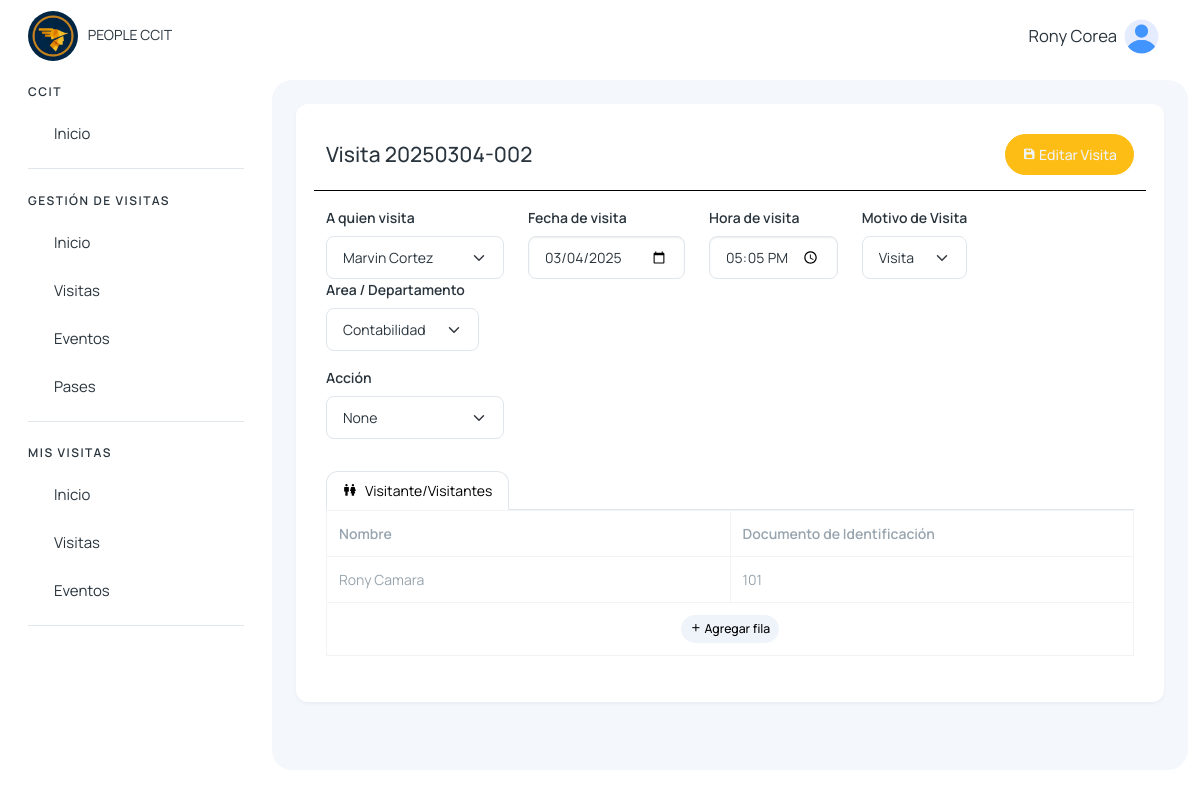
Page /detalle_visita_agendada/34 (signed in) on the committed database.
### visitantes/models.py (models this page shows, shortened)
class Visita(models.Model):
    cod_visita = models.CharField(max_length=50, unique=True)
    visitante = models.CharField(max_length=500)
    motivo = models.TextField()
    accion = models.TextField(null=True, blank=True)
    tipo = models.TextField()
    agendado_presente = models.CharField(max_length=500, null=True, blank=True)
    estado_visitante = models.CharField(max_length=500, null=True, blank=True)
    area_departamento = models.CharField(max_length=255)
    persona_visitada = models.CharField(max_length=255)
    fecha_visita = models.DateField()
    hora_ingreso = models.TimeField()
    hora_salida = models.TimeField(null=True, blank=True)
    usuario_registro = models.CharField(max_length=50)
    num_pase = models.CharField(max_length=50, null=True, blank=True)
    foto_documento_identificacion = models.ImageField(upload_to='visitantes/', blank=True, null=True)
    created_at = models.DateTimeField(auto_now_add=True)
    updated_at = models.DateTimeField(auto_now=True)

class VisitanesVisita(models.Model):
    cod_visita = models.CharField(max_length=50)
    nombre = models.CharField(max_length=255)
    documento_identificacion = models.CharField(max_length=50)
    created_at = models.DateTimeField(auto_now_add=True)
    updated_at = models.DateTimeField(auto_now=True)

### colaboradores/views.py (the view)
# urls.py: path('detalle_visita_agendada/<int:id>', views.detalle_visita_agendada, name='detalle_visita_agendada'),
@login_required
def detalle_visita_agendada(request,id):
    visita = Visita.objects.get(id=id)
    visitantes_visita = VisitanesVisita.objects.filter(cod_visita=visita.cod_visita)
    motivos = MotivoVisita.objects.filter(estado='activo')
    acciones = AccionVisita.objects.filter(estado='activo')
    colaboradores = Colaborador.objects.filter(estado='activo')
    areasdeptos = AreaDepto.objects.filter(estado='activo')
    pases = PaseAcceso.objects.filter(Q(estado='activo') & Q(estado_pase='Disponible'))
    return render(request, 'visitantes/colaborador/detalle_visita_agendada.html', {
        'motivos': motivos,
        'acciones': acciones,
        'colaboradores': colaboradores,
        'areasdeptos': areasdeptos,
        'pases': pases,
        'visita': visita,
        'visitantes_visita': visitantes_visita,
    })

### visitantes/context_processors.py (called while the page is built)
def grupos_usuario(request):
    if request.user.is_authenticated:
        grupos = request.user.groups.all()
    else:
        grupos = []
    return {'user_grupos': grupos}

### templates/visitantes/colaborador/detalle_visita_agendada.html (shortened to what this page needs)
{% extends 'layout/layout.html' %}
{% block content %}
{% load static %}
<div>
    <div class="mb-3 row d-flex" style="border-bottom: 1px solid #000; padding-bottom: 15px;">
        <div class="col" style="display: flex; flex-direction: column; justify-content: flex-end;">
            <h4>Visita {{visita.cod_visita}}</h4>
        </div>
        <div class="col d-flex justify-content-end align-items-center">
            <button type="submit" form="formNewVisita" class="btn btn-warning col-auto text-light">
                <i class='bx bxs-save'></i> Editar Visita
            </button>
        </div>
    </div>
    <form id="formNewVisita" method="post" action="{% url 'editar_visita_agendada' %}" enctype="multipart/form-data">
        <div class="mb-3 row">
            <div class="mb-3 row">
                <div class="col-12 col-sm-12 col-md-6 col-lg-3 col-xl-3">
                    <label for="exampleFormControlInput1" class="form-label">A quien visita</label>
                    <select class="form-select" aria-label="Default select example" name="persona_visitada">
                        <option value="{{ visita.persona_visitada }}" selected>{{ visita.persona_visitada }}</option>
                    </select>
                </div>
                <div class="col-12 col-sm-12 col-md-6 col-lg-auto col-xl-auto">
                    <label for="fecha" class="form-label">Fecha de visita</label>
                    <input type="date" id="fecha-vista" class="form-control" name="fecha" value="{{ visita.fecha_visita | date:'Y-m-d' }}">
                </div>
                <div class="col-12 col-sm-12 col-md-6 col-lg-auto col-xl-auto">
                    <label for="fecha" class="form-label">Hora de visita</label>
                    <input type="time" id="fecha-vista" class="form-control" name="hora" value="{{ visita.hora_ingreso }}">
                </div>
                <div class="col-12 col-sm-12 col-md-6 col-lg-auto col-xl-auto">
                    <label for="exampleFormControlInput1" class="form-label">Motivo de Visita</label>
                    <select class="form-select" aria-label="Default select example" name="motivo">
                        <option value="{{ visita.motivo }}" selected>{{ visita.motivo }}</option>
                    </select>
                </div>
                <div class="col-12 col-sm-12 col-md-6 col-lg-auto col-xl-auto">
                    <label for="exampleFormControlInput1" class="form-label">Area / Departamento</label>
                    <select class="form-select" aria-label="Default select example" name="area_departamento">
                        <option value="{{ visita.area_departamento }}" selected>{{ visita.area_departamento }}</option>
                    </select>
                </div>
            </div>
            <div class="mb-3 row">
                <div class="col-12 col-sm-12 col-md-6 col-lg-3 col-xl-3">
                    <label for="exampleFormControlInput1" class="form-label">Acción</label>
                    <select class="form-select" aria-label="Default select example" name="accion">
                        <option value="{{ visita.accion }}" selected>{{ visita.accion }}</option>
                    </select>
                </div>
            </div>
        </div>
        <ul class="nav nav-tabs" role="tablist">
            <li class="nav-item">
                <a class="nav-link d-flex active" data-bs-toggle="tab" href="#v_agendada" role="tab">
                    <span><i class='bx bx-male-female'></i></span>
                    <span class="d-none d-md-block ms-2">Visitante/Visitantes</span>
                </a>
            </li>
        </ul>
        <div class="tab-content">
            <div class="tab-pane active" id="v_agendada" role="tabpanel">
                <table class="table table-bordered table-hover table-sm" id="tabla-asistencia">
                    <thead class="thead-dark">
                        <tr>
                            <th>Nombre</th>
                            <th>Documento de Identificación</th>
                        </tr>
                    </thead>
                    <tbody id="tabla-asistencia-body">
                        {% if visitantes_visita %}
                            {% for visitante in visitantes_visita %}
                                <tr data-visitante-id="{{ visitante.id }}">
                                    <td contenteditable="true" class="nuevo-nombre col-6" placeholder="Nombre...">{{ visitante.nombre }}</td>
                                    <td contenteditable="true" class="nuevo-documento col-6" placeholder="Documento...">{{ visitante.documento_identificacion }}</td>
                                </tr>
                            {% endfor %}
                        {% else %}
                            <tr>
                                <td contenteditable="true" class="nuevo-nombre col-6" placeholder="Nombre..."></td>
                                <td contenteditable="true" class="nuevo-documento col-6" placeholder="Documento..."></td>
                            </tr>
                        {% endif %}
                    </tbody>
                    <tfoot>
                        <tr>
                            <td colspan="2" class="text-center">
                                <button id="btn-agregar-fila" class="btn btn-light btn-sm">
                                    <i class='bx bx-plus'></i> Agregar fila
                                </button>
                            </td>
                        </tr>
                    </tfoot>
                </table>
            </div>
        </div>
    </form>
</div>
{% endblock %}

### templates/layout/layout.html (shortened to what this page needs)
{% load static %}
<!DOCTYPE html>
<html lang="en">
<head>
    <link href='https://unpkg.com/boxicons@2.1.4/css/boxicons.min.css' rel='stylesheet'>
    <link rel="stylesheet" href="https://cdn.jsdelivr.net/npm/sweetalert2@11.4.4/dist/sweetalert2.min.css">
    <link rel="stylesheet" href="{% static '/assets/css/styles.min.css' %}" />
</head>
<body>
  <div class="page-wrapper" id="main-wrapper" data-layout="vertical" data-navbarbg="skin6" data-sidebartype="full"
  data-sidebar-position="fixed" data-header-position="fixed">
    <aside class="left-sidebar">
        <div>
            <div class="brand-logo d-flex align-items-center justify-content-between">
                <a href="{% url 'inicio_recepcion' %}" class="text-nowrap logo-img">
                    <img class="rounded-circle" width="50" src="{% static '/img/logo.png' %}" alt="logo" style="margin-right: 7px" />
                    PEOPLE CCIT
                </a>
            </div>
            <nav class="sidebar-nav scroll-sidebar" data-simplebar="">
                <ul id="sidebarnav">
                    <li class="nav-small-cap">
                        <span class="hide-menu">CCIT</span>
                    </li>
                    <li class="sidebar-item">
                        <a class="sidebar-link" href="{% url 'home' %}" aria-expanded="false">
                            <span class="hide-menu">Inicio</span>
                        </a>
                    </li>
                    {% for grupo in user_grupos %}
                        {% if grupo.name == "visitas_recepcion_group" or grupo.name == "admin_group" or grupo.name == 'super_admin' %}
                            <li class="nav-small-cap">
                                <span class="hide-menu">GESTIÓN DE VISITAS</span>
                            </li>
                            <li class="sidebar-item">
                                <a class="sidebar-link" href="{% url 'inicio_recepcion' %}" aria-expanded="false">
                                    <span class="hide-menu">Inicio</span>
                                </a>
                            </li>
                            <li class="sidebar-item">
                                <a class="sidebar-link" href="{% url 'visitas_recepcion' %}" aria-expanded="false">
                                    <span class="hide-menu">Visitas</span>
                                </a>
                            </li>
                            <li class="sidebar-item">
                                <a class="sidebar-link" href="{% url 'eventos_capacitaciones' %}" aria-expanded="false">
                                    <span class="hide-menu">Eventos</span>
                                </a>
                            </li>
                            <li class="sidebar-item">
                                <a class="sidebar-link" href="{% url 'pases_recepcion' %}" aria-expanded="false">
                                    <span class="hide-menu">Pases</span>
                                </a>
                            </li>
                        {% endif %}
                    {% endfor %}
                    {% for grupo in user_grupos %}
                        {% if grupo.name == "visitas_colaborador_group" or grupo.name == 'visitas_it_group' %}
                            <li class="nav-small-cap">
                                <span class="hide-menu">MIS VISITAS</span>
                            </li>
                            <li class="sidebar-item">
                                <a class="sidebar-link" href="{% url 'colaboradores_home' %}" aria-expanded="false">
                                    <span class="hide-menu">Inicio</span>
                                </a>
                            </li>
                            <li class="sidebar-item">
                                <a class="sidebar-link" href="{% url 'visitas_colaborador' %}" aria-expanded="false">
                                    <span class="hide-menu">Visitas</span>
                                </a>
                            </li>
                            <li class="sidebar-item">
                                <a class="sidebar-link" href="{% url 'eventos_capacitaciones_colaborador' %}" aria-expanded="false">
                                    <span class="hide-menu">Eventos</span>
                                </a>
                            </li>
                        {% endif %}
                    {% endfor %}
                </ul>
            </nav>
        </div>
    </aside>
  <div class="body-wrapper">
    <header class="app-header">
        <nav class="navbar navbar-expand-lg navbar-light">
            <div class="navbar-collapse justify-content-end px-0" id="navbarNav">
                <ul class="navbar-nav flex-row ms-auto align-items-center justify-content-end">
                    <li class="nav-item dropdown">
                        <a class="nav-link " href="javascript:void(0)" id="drop2" data-bs-toggle="dropdown"
                            aria-expanded="false">
                            <small style="font-size: smaller; margin-right: 7px;">
                                {{request.user.first_name}} {{request.user.last_name}}
                            </small>
                            <img src="{% static '/img/home/user.png' %}" alt="" width="35" height="35" class="rounded-circle">
                        </a>
                    </li>
                </ul>
            </div>
        </nav>
    </header>
            <div class="body-wrapper-inner">
                <div class="container-fluid">
                    <div class="card">
                        <div class="card-body">
                            {% block content %} {% endblock %}
                        </div>
                    </div>
                </div>
            </div>
        </div>
    </div>
</body>
</html>

### templates/layout/layout.html (style rules this page uses)
.btn { border-radius: 25px; }
.body-wrapper .container-fluid { max-width: 1500px; }

### rows in the picture
Visita: cod_visita "20250304-002", persona_visitada "Marvin Cortez", fecha "03/04/2025", hora "17:05", motivo "Visita", area_departamento "Contabilidad", accion "None"
VisitanesVisita: nombre "Rony Camara", documento_identificacion "101"

### other values in the picture
{{ request.user.first_name }} "Rony"
{{ request.user.last_name }} "Corea"
